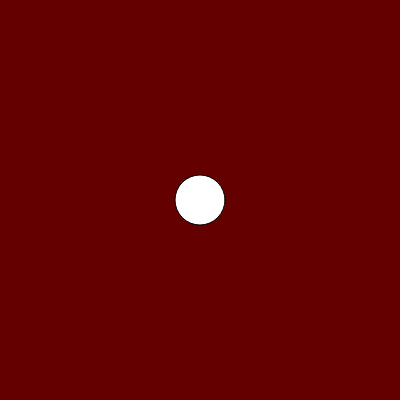
Frame 1 (no input)
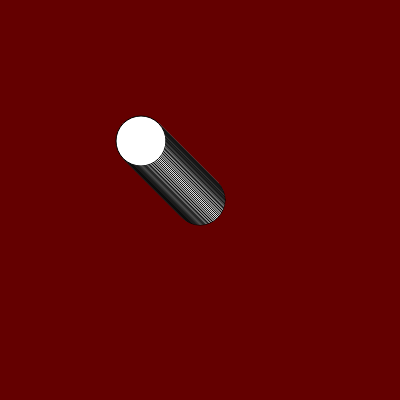
Frame 60 (no input)
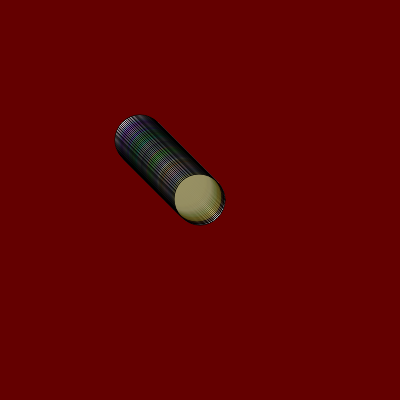
Frame 120 (the mouse pressed at the canvas centre since frame 60)

The p5.js sketch that drew these frames (run headless with seeded random() and noise() and a simulated clock; from frame 60 on, the mouse is pressed at the canvas centre):

// p5.js sketch
// ── sketch.js
let cor;
let posicaoHorizontal;
let posicaoVertical; 

function setup() {

    createCanvas(400, 400);
    background(color(100, 0, 0));
    cor = "color(random(0, 255), random(0, 255), random(0,255))";
    posicaoHorizontal = 200;
    posicaoVertical = 200;
    }

function draw() {

     fill(cor);
    circle(posicaoHorizontal, posicaoVertical, 50);

    if(mouseX < posicaoHorizontal) {
    posicaoHorizontal = posicaoHorizontal - 1; 
    }
      
    if(mouseX > posicaoHorizontal) {
      posicaoHorizontal = posicaoHorizontal + 1;
    }
    
      if(mouseY < posicaoVertical) {
        posicaoVertical -- ;
      }      
      if(mouseY > posicaoVertical) {
        posicaoVertical ++ ;
      }
      
      if(mouseIsPressed) {
        cor = color(random(0,255),random(0,255),random(0,255),
          random(0,100));
      }
    }
